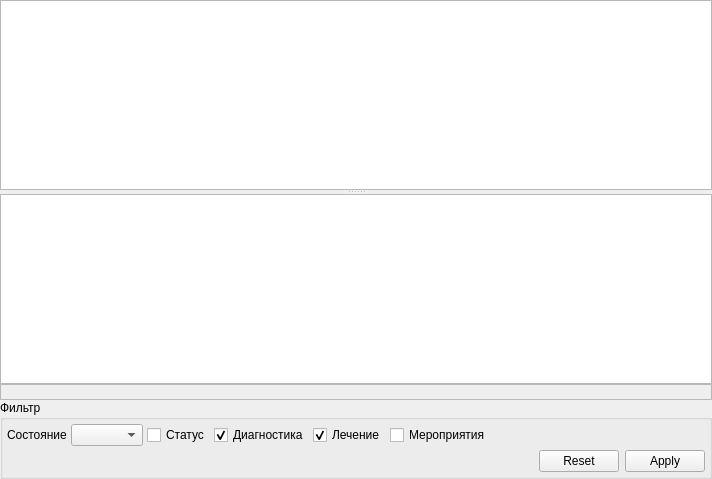
              <widget class="QWidget" name="tabActionList">
               <attribute name="title">
                <string>Список</string>
               </attribute>
               <layout class="QGridLayout" name="gridLayout_21">
                <property name="margin">
                 <number>0</number>
                </property>
                <property name="spacing">
                 <number>0</number>
                </property>
                <item row="0" column="0">
                 <widget class="QSplitter" name="splitter_7">
                  <property name="orientation">
                   <enum>Qt::Vertical</enum>
                  </property>
                  <widget class="CTableView" name="tblPresence">
                   <property name="selectionMode">
                    <enum>QAbstractItemView::ExtendedSelection</enum>
                   </property>
                   <property name="selectionBehavior">
                    <enum>QAbstractItemView::SelectRows</enum>
                   </property>
                  </widget>
                  <widget class="QWidget" name="widget" native="true">
                   <layout class="QGridLayout" name="gridLayout_17">
                    <property name="margin">
                     <number>0</number>
                    </property>
                    <property name="spacing">
                     <number>0</number>
                    </property>
                    <item row="0" column="0">
                     <layout class="QGridLayout" name="gridLayout_16">
                      <property name="spacing">
                       <number>0</number>
                      </property>
                      <item row="0" column="0">
                       <widget class="CTableView" name="tblActionList"/>
                      </item>
                      <item row="2" column="0">
                       <widget class="QGroupBox" name="grbActionFilterList">
                        <property name="title">
                         <string>Фильтр</string>
                        </property>
                        <layout class="QGridLayout" name="gridLayout_8">
                         <property name="margin">
                          <number>4</number>
                         </property>
                         <property name="spacing">
                          <number>4</number>
                         </property>
                         <item row="0" column="0">
                          <widget class="QLabel" name="lblFilterActionList">
                           <property name="text">
                            <string>Состояние</string>
                           </property>
                          </widget>
                         </item>
                         <item row="0" column="1">
                          <widget class="QComboBox" name="cmbFilterActionList">
                           <property name="enabled">
                            <bool>true</bool>
                           </property>
                           <property name="sizePolicy">
                            <sizepolicy hsizetype="Preferred" vsizetype="Fixed">
                             <horstretch>0</horstretch>
                             <verstretch>0</verstretch>
                            </sizepolicy>
                           </property>
                           <property name="maximumSize">
                            <size>
                             <width>16777215</width>
                             <height>16777215</height>
                            </size>
                           </property>
                          </widget>
                         </item>
                         <item row="0" column="2">
                          <widget class="QCheckBox" name="chkListStatus">
                           <property name="text">
                            <string>Статус</string>
                           </property>
                          </widget>
                         </item>
                         <item row="0" column="3">
                          <widget class="QCheckBox" name="chkListDiagnostic">
                           <property name="text">
                            <string>Диагностика</string>
                           </property>
                           <property name="checked">
                            <bool>true</bool>
                           </property>
                          </widget>
                         </item>
                         <item row="0" column="4">
                          <widget class="QCheckBox" name="chkListCure">
                           <property name="text">
                            <string>Лечение</string>
                           </property>
                           <property name="checked">
                            <bool>true</bool>
                           </property>
                          </widget>
                         </item>
                         <item row="0" column="5">
                          <widget class="QCheckBox" name="chkListMisc">
                           <property name="text">
                            <string>Мероприятия</string>
                           </property>
                          </widget>
                         </item>
                         <item row="0" column="7">
                          <spacer name="horizontalSpacer_7">
                           <property name="orientation">
                            <enum>Qt::Horizontal</enum>
                           </property>
                           <property name="sizeHint" stdset="0">
                            <size>
                             <width>40</width>
                             <height>20</height>
                            </size>
                           </property>
                          </spacer>
                         </item>
                         <item row="1" column="7">
                          <widget class="QDialogButtonBox" name="buttonBoxActionList">
                           <property name="standardButtons">
                            <set>QDialogButtonBox::Apply|QDialogButtonBox::Reset</set>
                           </property>
                          </widget>
                         </item>
                         <item row="1" column="0" colspan="7">
                          <spacer name="horizontalSpacer_9">
                           <property name="orientation">
                            <enum>Qt::Horizontal</enum>
                           </property>
                           <property name="sizeHint" stdset="0">
                            <size>
                             <width>40</width>
                             <height>20</height>
                            </size>
                           </property>
                          </spacer>
                         </item>
                         <item row="0" column="6">
                          <spacer name="horizontalSpacer_12">
                           <property name="orientation">
                            <enum>Qt::Horizontal</enum>
                           </property>
                           <property name="sizeHint" stdset="0">
                            <size>
                             <width>40</width>
                             <height>20</height>
                            </size>
                           </property>
                          </spacer>
                         </item>
                        </layout>
                       </widget>
                      </item>
                      <item row="1" column="0">
                       <widget class="QLabel" name="lblActionTypeName">
                        <property name="frameShape">
                         <enum>QFrame::StyledPanel</enum>
                        </property>
                        <property name="text">
                         <string/>
                        </property>
                        <property name="alignment">
                         <set>Qt::AlignCenter</set>
                        </property>
                       </widget>
                      </item>
                     </layout>
                    </item>
                   </layout>
                  </widget>
                 </widget>
                </item>
               </layout>
              </widget>
